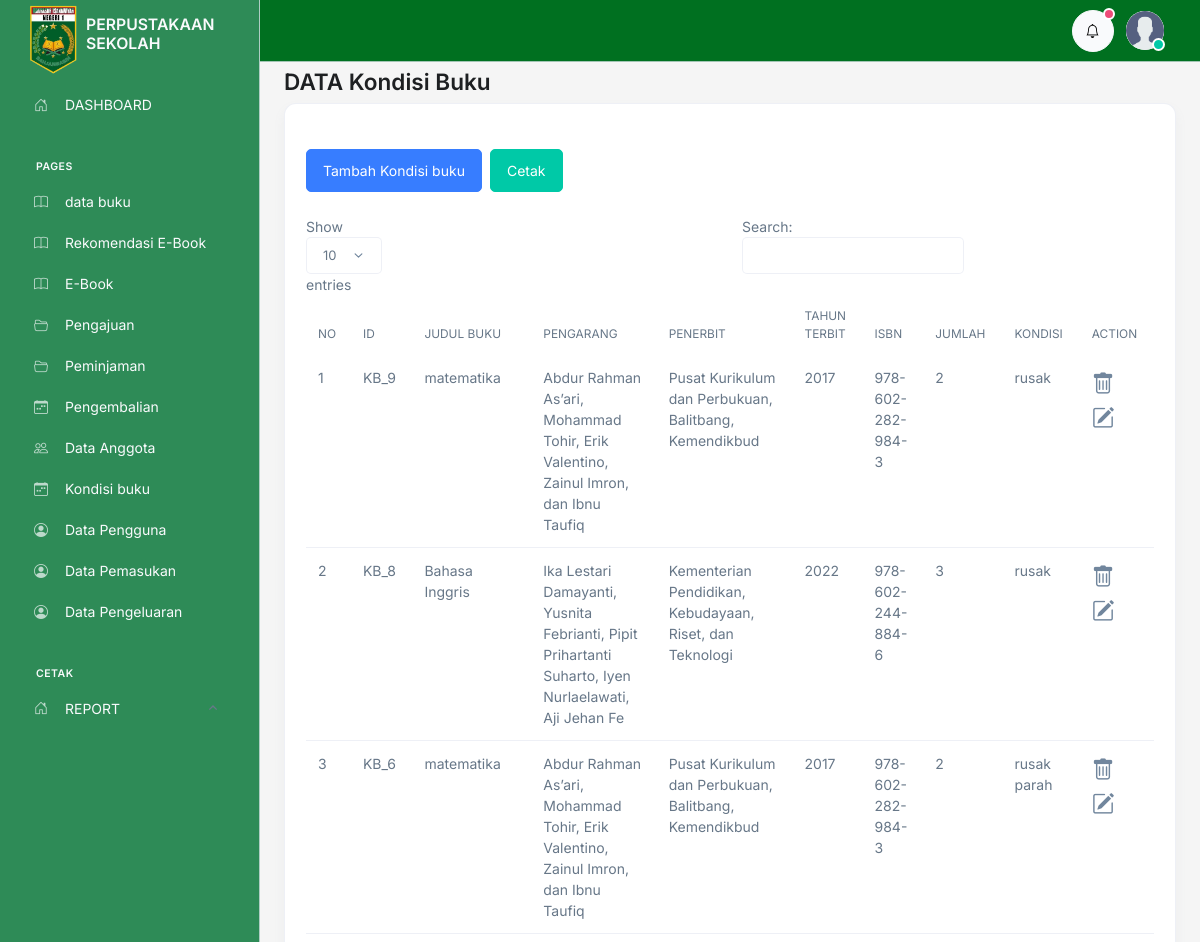
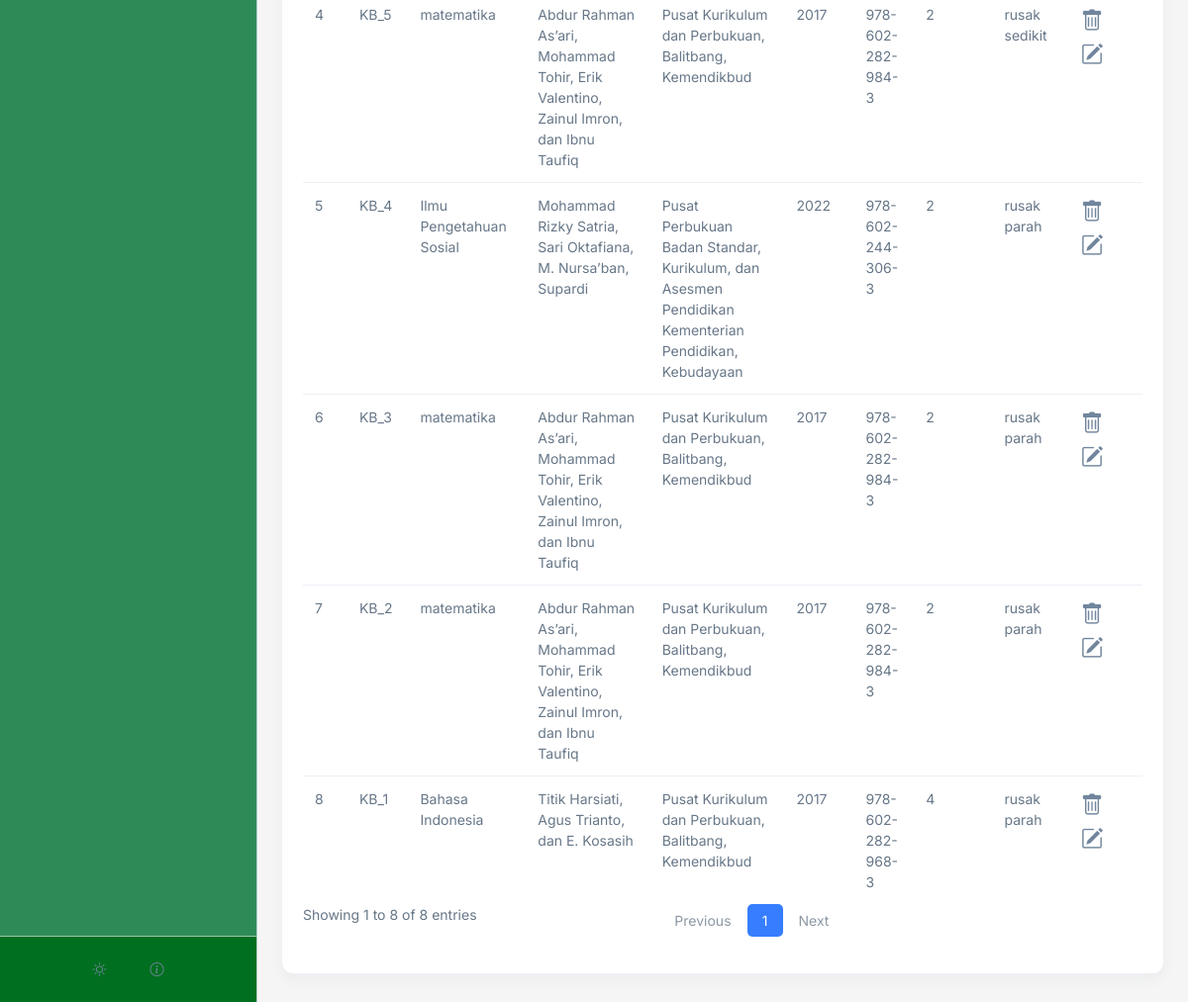
/admin/kondisi_buku/index.php (signed in), run on an earlier commit of the app's database (2 pictures, top to bottom).
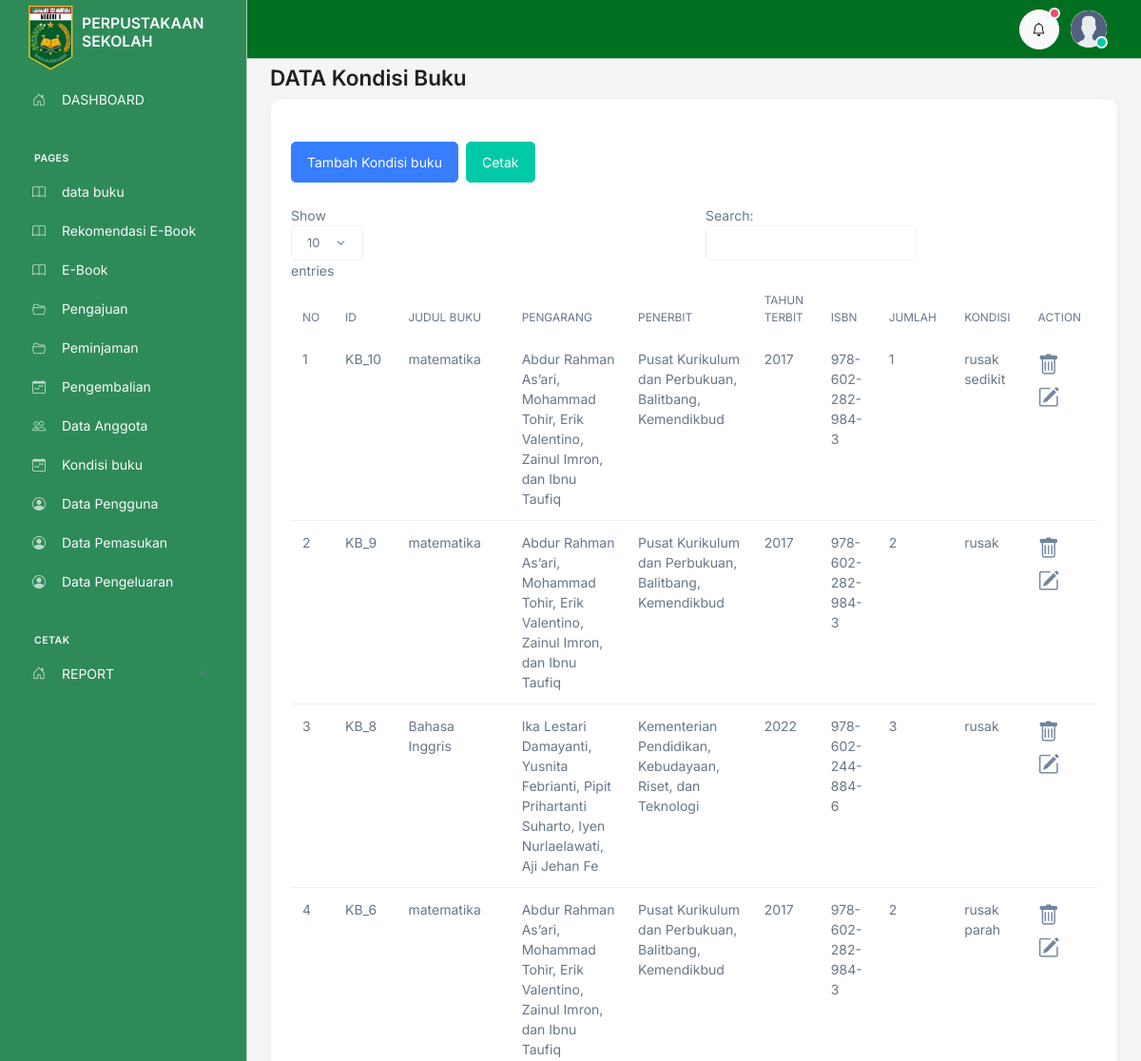
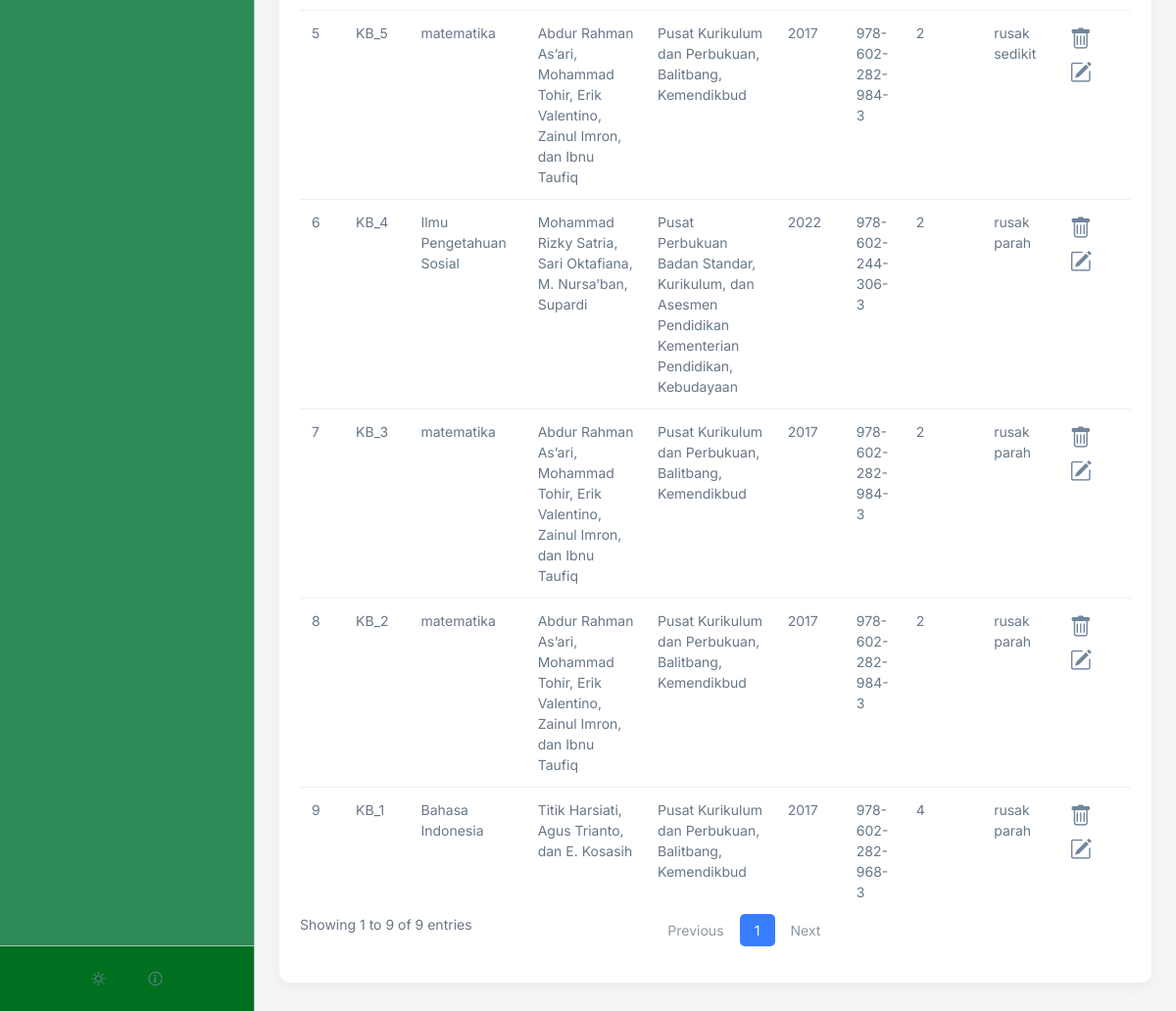
And on a later commit of the database (2 pictures, top to bottom).
### tables this page shows
CREATE TABLE `kondisi_buku` (
  `id` int(11) NOT NULL,
  `id_buku` int(11) NOT NULL,
  `tanggal` varchar(100) NOT NULL,
  `kondisi` varchar(100) NOT NULL,
  `keterangan` text NOT NULL,
  `jumlah` int(11) NOT NULL
);

CREATE TABLE `buku` (
  `id` int(11) NOT NULL,
  `id_kategori` int(11) DEFAULT 1,
  `tanggal` varchar(50) NOT NULL,
  `judul` varchar(200) NOT NULL,
  `pengarang` varchar(100) NOT NULL,
  `penerbit` varchar(100) NOT NULL,
  `tahun_terbit` varchar(50) NOT NULL,
  `isbn` varchar(200) NOT NULL,
  `jumlah` int(10) NOT NULL,
  `lokasi` varchar(200) NOT NULL,
  `deskripsi` text NOT NULL,
  `image` text NOT NULL
);

### admin/controller.php (called while the page is built, shortened)
<?php
$conn = mysqli_connect('localhost', 'root', '', 'perpustakaan');
function all($table)
{
   $query = "SELECT * FROM $table ORDER BY id DESC";
   global $conn;
   $rows = [];
   $result = mysqli_query($conn, $query);
   while ($row = mysqli_fetch_assoc($result)) {
      $rows[] = $row;
   }
   return $rows;
}
function hasOne($id_relation, $table_relation, $field)
{
   $conn = mysqli_connect('localhost', 'root', '', 'perpustakaan');
   $query = "SELECT $field FROM $table_relation WHERE id = $id_relation";
   $result = mysqli_query($conn, $query);
   $row = mysqli_fetch_array($result, MYSQLI_ASSOC);
   if ($row) {
      return $row[$field];
   } else {
      return null;
   }
}

### admin/kondisi_buku/index.php (the view, shortened to what this page needs)
<?php include '../controller.php';
include '../template/header.php';
$no = 1;
$book = all('kondisi_buku')
?>
<div class="container">
   <h1>DATA Kondisi Buku </h1>
   <div class="card">
      <div class="card-body">
         <div class="d-flex gap-2">
            <a href="tambah.php" class="btn btn-primary my-4">Tambah Kondisi buku</a>
            <div>
               <a href="print.php" target="_blank">
                  <button type="button" class="btn btn-success mt-4">Cetak</button>
               </a>
            </div>
         </div>
         <table class="table">
            <thead>
               <tr>
                  <th>No</th>
                  <th>ID</th>
                  <th>Judul Buku</th>
                  <th>Pengarang</th>
                  <th>PENERBIT</th>
                  <th>TAHUN TERBIT</th>
                  <th>ISBN</th>
                  <th>Jumlah</th>
                  <th>Kondisi</th>
                  <th>Action</th>
               </tr>
            </thead>
            <tbody>
               <?php foreach ($book as $value) :  ?>
                  <tr>
                     <td><?= $no++; ?></td>
                     <td>KB_<?= $value['id']; ?></td>
                     <td><?= hasOne($value['id_buku'], 'buku', 'judul'); ?></td>
                     <td><?= hasOne($value['id_buku'], 'buku', 'pengarang'); ?></td>
                     <td><?= hasOne($value['id_buku'], 'buku', 'penerbit'); ?></td>
                     <td><?= hasOne($value['id_buku'], 'buku', 'tahun_terbit'); ?></td>
                     <td><?= hasOne($value['id_buku'], 'buku', 'isbn'); ?></td>
                     <td><?= $value['jumlah']; ?></td>
                     <td><?= $value['kondisi']; ?></td>
                     <th>
                        <a href="delete.php?id=<?= $value['id'] ?>" onclick="return confirm('yakin ingin menghapus data ini ?')" class=" fs-1 text-secondary">
                           <i class="bi bi-trash"></i>
                        </a>
                        <a href="edit.php?id=<?= $value['id'] ?>" class="fs-1 text-secondary">
                           <i class="bi bi-pencil-square"></i>
                        </a>
                     </th>
                  </tr>
               <?php endforeach  ?>
            </tbody>
         </table>
      </div>
   </div>
</div>
<?php include '../template/footer.php'  ?>

What changed in the data, as far as the page shows it:
added kondisi_buku: id "10", id_buku.judul "matematika", id_buku.pengarang "Abdur Rahman As’ari, Mohammad Tohir, Erik Valentino, Zainul Imron, dan Ibnu Taufiq", id_buku.penerbit "Pusat Kurikulum dan Perbukuan, Balitbang, Kemendikbud", id_buku.tahun_terbit "2017", id_buku.isbn "978-602-282-984-3", jumlah "1", kondisi "rusak sedikit"
Also different on the page:
text written by a page script: "Show entries Search: Showing 1 to 8 of 8 entries Previous 1 Next" → "Show entries Search: Showing 1 to 9 of 9 entries Previous 1 Next"
